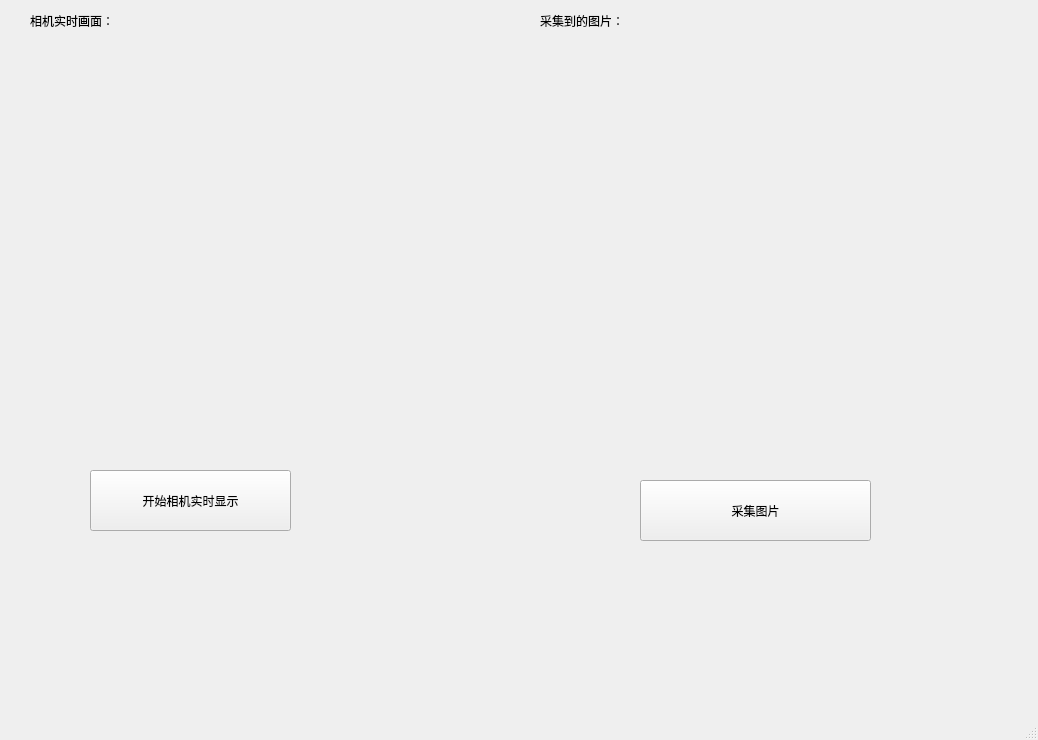
<?xml version="1.0" encoding="UTF-8"?>
<ui version="4.0">
 <class>MainWindow</class>
 <widget class="QMainWindow" name="MainWindow">
  <property name="geometry">
   <rect>
    <x>0</x>
    <y>0</y>
    <width>1038</width>
    <height>740</height>
   </rect>
  </property>
  <property name="windowTitle">
   <string>MainWindow</string>
  </property>
  <widget class="QWidget" name="centralwidget">
   <widget class="QPushButton" name="cam_realtime_btn">
    <property name="geometry">
     <rect>
      <x>90</x>
      <y>470</y>
      <width>201</width>
      <height>61</height>
     </rect>
    </property>
    <property name="text">
     <string>开始相机实时显示</string>
    </property>
   </widget>
   <widget class="QPushButton" name="cam_cap_btn">
    <property name="geometry">
     <rect>
      <x>640</x>
      <y>480</y>
      <width>231</width>
      <height>61</height>
     </rect>
    </property>
    <property name="text">
     <string>采集图片</string>
    </property>
   </widget>
   <widget class="QLabel" name="real_time_img_win">
    <property name="geometry">
     <rect>
      <x>20</x>
      <y>50</y>
      <width>480</width>
      <height>360</height>
     </rect>
    </property>
    <property name="text">
     <string/>
    </property>
    <property name="pixmap">
     <pixmap>black.png</pixmap>
    </property>
    <property name="scaledContents">
     <bool>true</bool>
    </property>
   </widget>
   <widget class="QLabel" name="cap_img_win">
    <property name="geometry">
     <rect>
      <x>530</x>
      <y>50</y>
      <width>480</width>
      <height>360</height>
     </rect>
    </property>
    <property name="text">
     <string/>
    </property>
    <property name="pixmap">
     <pixmap>black.png</pixmap>
    </property>
    <property name="scaledContents">
     <bool>true</bool>
    </property>
   </widget>
   <widget class="QLabel" name="label_3">
    <property name="geometry">
     <rect>
      <x>30</x>
      <y>10</y>
      <width>111</width>
      <height>21</height>
     </rect>
    </property>
    <property name="text">
     <string>相机实时画面：</string>
    </property>
   </widget>
   <widget class="QLabel" name="label_4">
    <property name="geometry">
     <rect>
      <x>540</x>
      <y>10</y>
      <width>161</width>
      <height>21</height>
     </rect>
    </property>
    <property name="text">
     <string>采集到的图片：</string>
    </property>
   </widget>
  </widget>
  <widget class="QMenuBar" name="menubar">
   <property name="geometry">
    <rect>
     <x>0</x>
     <y>0</y>
     <width>1038</width>
     <height>23</height>
    </rect>
   </property>
  </widget>
  <widget class="QStatusBar" name="statusbar"/>
 </widget>
 <resources/>
 <connections/>
</ui>
